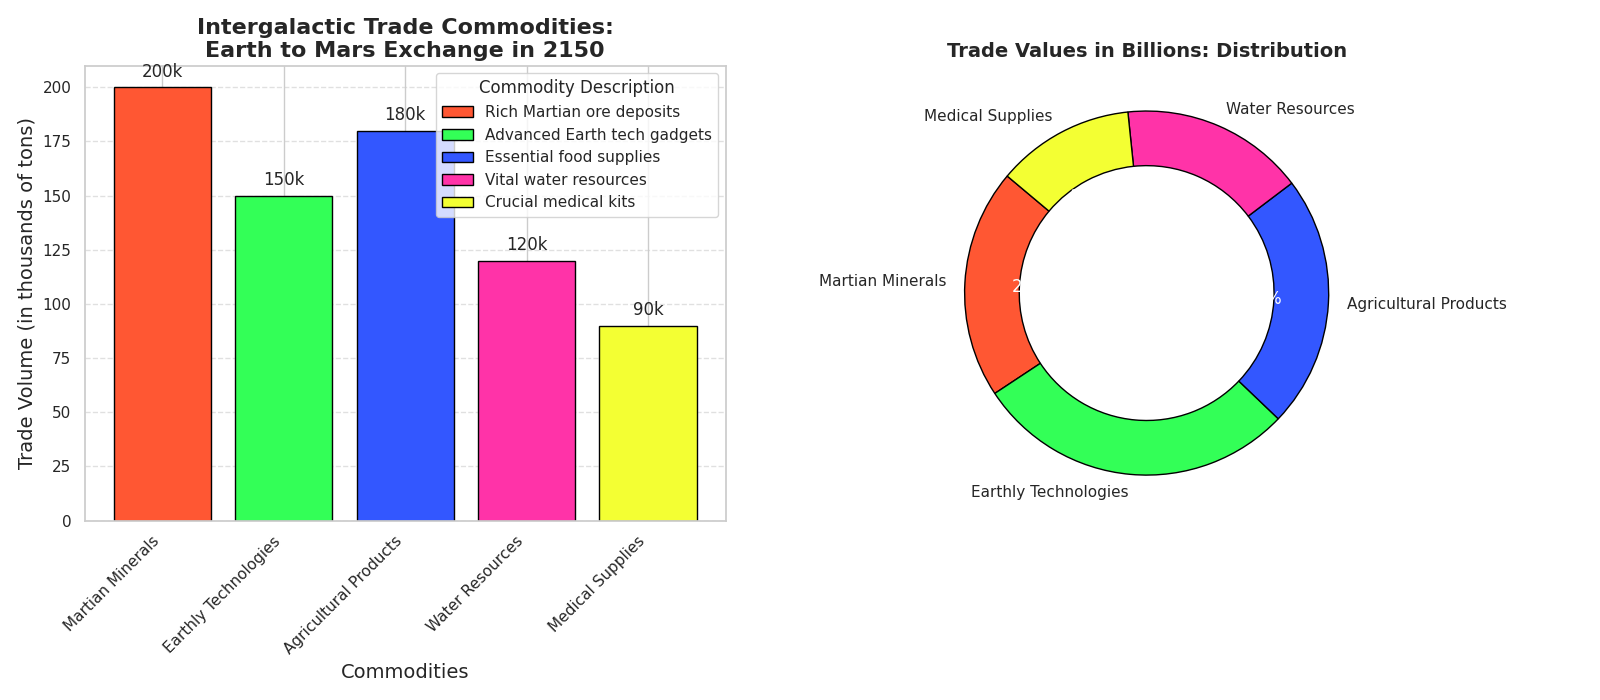

Write Python code to recreate this figure.
import matplotlib.pyplot as plt
import numpy as np

# Define commodities and their trade volumes (in thousands of tons)
commodities = ['Martian Minerals', 'Earthly Technologies', 
               'Agricultural Products', 'Water Resources', 
               'Medical Supplies']
trade_volumes = [200, 150, 180, 120, 90]

# Additional data: Estimated trade values in billions
trade_values = [50, 70, 55, 40, 30]

# Define colors for the bars and pie chart segments
colors = ['#FF5733', '#33FF57', '#3357FF', '#FF33A8', '#F3FF33']

# Create a figure with two subplots arranged horizontally
fig, (ax1, ax2) = plt.subplots(1, 2, figsize=(16, 7))

# First subplot: Bar chart for trade volumes
bars = ax1.bar(np.arange(len(commodities)), trade_volumes, color=colors, edgecolor='black')

ax1.set_title('Intergalactic Trade Commodities:\nEarth to Mars Exchange in 2150', fontsize=16, fontweight='bold')
ax1.set_xlabel('Commodities', fontsize=14)
ax1.set_ylabel('Trade Volume (in thousands of tons)', fontsize=14)
ax1.set_xticks(np.arange(len(commodities)))
ax1.set_xticklabels(commodities, rotation=45, ha='right')

# Add data labels above bars
for bar in bars:
    yval = bar.get_height()
    ax1.text(bar.get_x() + bar.get_width() / 2, yval + 3, f'{yval}k', ha='center', va='bottom', fontsize=12)

# Add legend for the bar chart
ax1.legend(bars, ['Rich Martian ore deposits', 'Advanced Earth tech gadgets', 
                  'Essential food supplies', 'Vital water resources', 
                  'Crucial medical kits'],
           title='Commodity Description', loc='upper right')

# Add a grid for the y-axis
ax1.yaxis.grid(True, linestyle='--', alpha=0.6)

# Second subplot: Donut pie chart for trade values
wedges, texts, autotexts = ax2.pie(
    trade_values, labels=commodities, autopct='%1.1f%%', 
    startangle=140, colors=colors, wedgeprops={'edgecolor': 'black', 'width': 0.3}
)
for text in autotexts:
    text.set_color('white')
ax2.set_title('Trade Values in Billions: Distribution', fontsize=14, fontweight='bold')

# Tight layout to prevent overlap
plt.tight_layout()

# Show the combined plots
plt.show()
